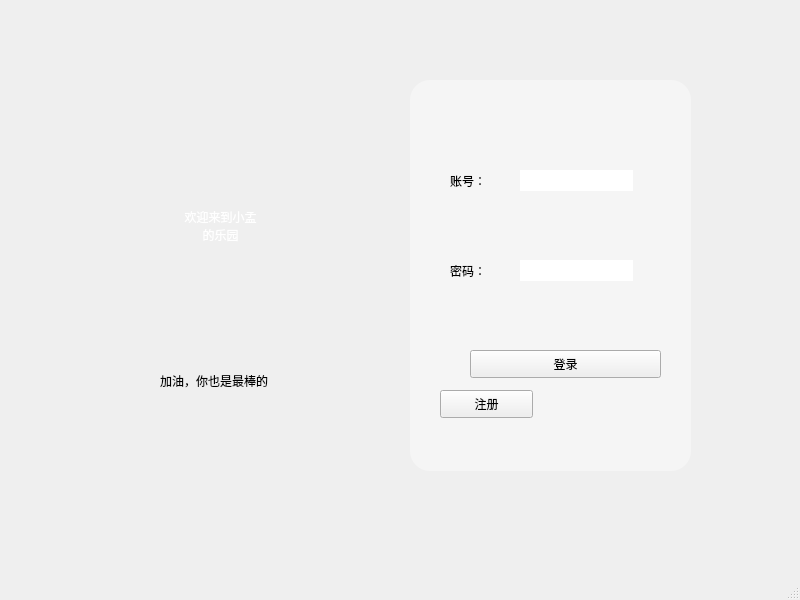
<?xml version="1.0" encoding="UTF-8"?>
<ui version="4.0">
 <class>login</class>
 <widget class="QMainWindow" name="login">
  <property name="geometry">
   <rect>
    <x>0</x>
    <y>0</y>
    <width>800</width>
    <height>600</height>
   </rect>
  </property>
  <property name="font">
   <font>
    <pointsize>9</pointsize>
   </font>
  </property>
  <property name="windowTitle">
   <string>MainWindow</string>
  </property>
  <widget class="QWidget" name="centralwidget">
   <widget class="QFrame" name="frame">
    <property name="geometry">
     <rect>
      <x>90</x>
      <y>70</y>
      <width>251</width>
      <height>401</height>
     </rect>
    </property>
    <property name="styleSheet">
     <string notr="true">#frame{border-radius:20px;background-image: url(:/新前缀/img/th.jpg);}
</string>
    </property>
    <property name="frameShape">
     <enum>QFrame::StyledPanel</enum>
    </property>
    <property name="frameShadow">
     <enum>QFrame::Raised</enum>
    </property>
    <widget class="QLabel" name="label_3">
     <property name="geometry">
      <rect>
       <x>40</x>
       <y>110</y>
       <width>181</width>
       <height>91</height>
      </rect>
     </property>
     <property name="styleSheet">
      <string notr="true">color: rgb(255, 255, 255);
font: 807 12pt &quot;Arial Black&quot;;</string>
     </property>
     <property name="text">
      <string>欢迎来到小孟
的乐园</string>
     </property>
     <property name="alignment">
      <set>Qt::AlignCenter</set>
     </property>
    </widget>
    <widget class="QLabel" name="label">
     <property name="geometry">
      <rect>
       <x>70</x>
       <y>270</y>
       <width>131</width>
       <height>81</height>
      </rect>
     </property>
     <property name="styleSheet">
      <string notr="true">font: 8pt &quot;Agency FB&quot;;
color: rgb(0, 0, 0);</string>
     </property>
     <property name="text">
      <string>加油，你也是最棒的</string>
     </property>
    </widget>
   </widget>
   <widget class="QFrame" name="frame_2">
    <property name="geometry">
     <rect>
      <x>410</x>
      <y>80</y>
      <width>281</width>
      <height>391</height>
     </rect>
    </property>
    <property name="styleSheet">
     <string notr="true">#frame_2{background-color:rgba(255, 255, 255, 100);

border-radius:20px;}</string>
    </property>
    <property name="frameShape">
     <enum>QFrame::StyledPanel</enum>
    </property>
    <property name="frameShadow">
     <enum>QFrame::Raised</enum>
    </property>
    <widget class="QStackedWidget" name="stackedWidget">
     <property name="geometry">
      <rect>
       <x>20</x>
       <y>70</y>
       <width>251</width>
       <height>291</height>
      </rect>
     </property>
     <property name="currentIndex">
      <number>0</number>
     </property>
     <widget class="QWidget" name="login_2">
      <widget class="QLineEdit" name="lineEdit">
       <property name="enabled">
        <bool>true</bool>
       </property>
       <property name="geometry">
        <rect>
         <x>90</x>
         <y>20</y>
         <width>113</width>
         <height>21</height>
        </rect>
       </property>
       <property name="font">
        <font>
         <underline>false</underline>
         <kerning>true</kerning>
        </font>
       </property>
       <property name="cursor">
        <cursorShape>ArrowCursor</cursorShape>
       </property>
       <property name="styleSheet">
        <string notr="true">border-style:outset;
background-image: url(:/新前缀/img/th (1).jpg);</string>
       </property>
      </widget>
      <widget class="QLabel" name="label_2">
       <property name="geometry">
        <rect>
         <x>20</x>
         <y>20</y>
         <width>72</width>
         <height>21</height>
        </rect>
       </property>
       <property name="text">
        <string>账号：</string>
       </property>
      </widget>
      <widget class="QLabel" name="label_4">
       <property name="geometry">
        <rect>
         <x>20</x>
         <y>110</y>
         <width>72</width>
         <height>21</height>
        </rect>
       </property>
       <property name="text">
        <string>密码：</string>
       </property>
      </widget>
      <widget class="QLineEdit" name="lineEdit_2">
       <property name="enabled">
        <bool>true</bool>
       </property>
       <property name="geometry">
        <rect>
         <x>90</x>
         <y>110</y>
         <width>113</width>
         <height>21</height>
        </rect>
       </property>
       <property name="font">
        <font>
         <underline>true</underline>
        </font>
       </property>
       <property name="styleSheet">
        <string notr="true">border-style:outset;
background-image: url(:/新前缀/img/th.jpg);</string>
       </property>
       <property name="echoMode">
        <enum>QLineEdit::Password</enum>
       </property>
      </widget>
      <widget class="QPushButton" name="pushButton">
       <property name="geometry">
        <rect>
         <x>40</x>
         <y>200</y>
         <width>191</width>
         <height>28</height>
        </rect>
       </property>
       <property name="styleSheet">
        <string notr="true">background-image: url(:/新前缀/img/th.jpg);</string>
       </property>
       <property name="text">
        <string>登录</string>
       </property>
      </widget>
      <widget class="QPushButton" name="pushButton_5">
       <property name="geometry">
        <rect>
         <x>10</x>
         <y>240</y>
         <width>93</width>
         <height>28</height>
        </rect>
       </property>
       <property name="text">
        <string>注册</string>
       </property>
      </widget>
     </widget>
     <widget class="QWidget" name="res">
      <widget class="QPushButton" name="pushButton_2">
       <property name="geometry">
        <rect>
         <x>40</x>
         <y>200</y>
         <width>191</width>
         <height>28</height>
        </rect>
       </property>
       <property name="styleSheet">
        <string notr="true">background-image: url(:/新前缀/img/th.jpg);</string>
       </property>
       <property name="text">
        <string>注册</string>
       </property>
      </widget>
      <widget class="QLineEdit" name="lineEdit_4">
       <property name="enabled">
        <bool>true</bool>
       </property>
       <property name="geometry">
        <rect>
         <x>90</x>
         <y>20</y>
         <width>113</width>
         <height>21</height>
        </rect>
       </property>
       <property name="font">
        <font>
         <underline>false</underline>
         <kerning>true</kerning>
        </font>
       </property>
       <property name="cursor">
        <cursorShape>ArrowCursor</cursorShape>
       </property>
       <property name="styleSheet">
        <string notr="true">border-style:outset;
background-image: url(:/新前缀/img/th (1).jpg);</string>
       </property>
       <property name="echoMode">
        <enum>QLineEdit::Normal</enum>
       </property>
      </widget>
      <widget class="QLabel" name="label_6">
       <property name="geometry">
        <rect>
         <x>20</x>
         <y>140</y>
         <width>72</width>
         <height>21</height>
        </rect>
       </property>
       <property name="text">
        <string>确认密码：</string>
       </property>
      </widget>
      <widget class="QLabel" name="label_5">
       <property name="geometry">
        <rect>
         <x>20</x>
         <y>20</y>
         <width>72</width>
         <height>21</height>
        </rect>
       </property>
       <property name="text">
        <string>账号：</string>
       </property>
      </widget>
      <widget class="QLineEdit" name="lineEdit_3">
       <property name="enabled">
        <bool>true</bool>
       </property>
       <property name="geometry">
        <rect>
         <x>90</x>
         <y>140</y>
         <width>113</width>
         <height>21</height>
        </rect>
       </property>
       <property name="font">
        <font>
         <underline>true</underline>
        </font>
       </property>
       <property name="styleSheet">
        <string notr="true">border-style:outset;
background-image: url(:/新前缀/img/th.jpg);</string>
       </property>
       <property name="echoMode">
        <enum>QLineEdit::Password</enum>
       </property>
      </widget>
      <widget class="QLabel" name="label_11">
       <property name="geometry">
        <rect>
         <x>20</x>
         <y>80</y>
         <width>72</width>
         <height>21</height>
        </rect>
       </property>
       <property name="text">
        <string>密码：</string>
       </property>
      </widget>
      <widget class="QLineEdit" name="lineEdit_9">
       <property name="enabled">
        <bool>true</bool>
       </property>
       <property name="geometry">
        <rect>
         <x>90</x>
         <y>80</y>
         <width>113</width>
         <height>21</height>
        </rect>
       </property>
       <property name="font">
        <font>
         <underline>true</underline>
        </font>
       </property>
       <property name="styleSheet">
        <string notr="true">border-style:outset;
background-image: url(:/新前缀/img/th.jpg);</string>
       </property>
       <property name="echoMode">
        <enum>QLineEdit::Password</enum>
       </property>
      </widget>
      <widget class="QPushButton" name="pushButton_6">
       <property name="geometry">
        <rect>
         <x>10</x>
         <y>240</y>
         <width>93</width>
         <height>28</height>
        </rect>
       </property>
       <property name="text">
        <string>返回登录</string>
       </property>
      </widget>
     </widget>
    </widget>
   </widget>
  </widget>
  <widget class="QMenuBar" name="menubar">
   <property name="geometry">
    <rect>
     <x>0</x>
     <y>0</y>
     <width>800</width>
     <height>26</height>
    </rect>
   </property>
  </widget>
  <widget class="QStatusBar" name="statusbar"/>
 </widget>
 <resources>
  <include location="res.qrc"/>
 </resources>
 <connections/>
</ui>
